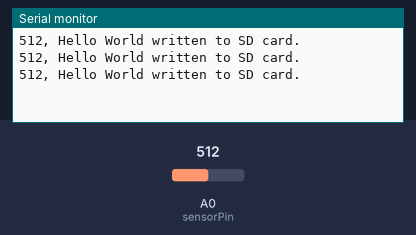
Recording of a sketch running on a simulated Arduino Uno, built with avr-gcc and run on an emulated ATmega328P. Parts: the last lines printed to the serial monitor. The test bench sets the inputs (shaded band); at power-on: A0 (sensorPin) = 512. Storage starts empty.

Above: at 1.2 s.
1.3 s: A0 (sensorPin) set to 716
At 2.0 s:
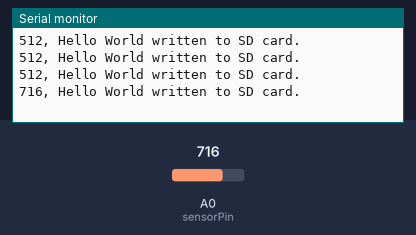
2.8 s: A0 (sensorPin) set to 900
At 3.5 s:
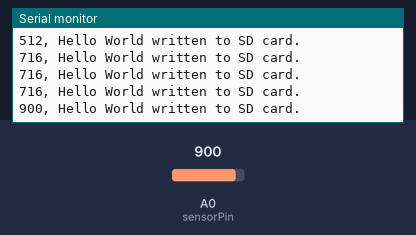
Timing chart, 0 to 5.8 s (numbered marks = the images above; inputs shaded):
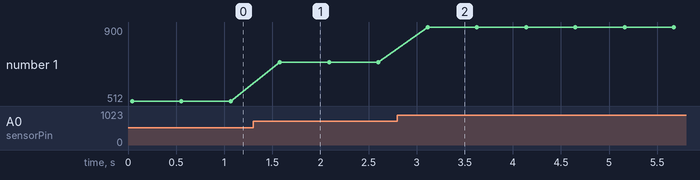

The sketch:

SD_Pressure_GPS.ino
```cpp
#include <Adafruit_GPS.h>
#include <SoftwareSerial.h>
#include <SPI.h>
#include <SD.h>

//GPS TX on Digital 8
//GPS RX on Digital 7
SoftwareSerial mySerial(9, 8);
Adafruit_GPS GPS(&mySerial);
const int chipSelect = 10;
int sensorPin = A0;

void setup() {
  // Open serial communications and wait for port to open:
  Serial.begin(9600);
  // wait for Serial Monitor to connect. Needed for native USB port boards only:
  if (!SD.begin(chipSelect)) {
    while (true);
  }
  File dataFile = SD.open("datalog.csv", FILE_WRITE);
  // if the file is available, write to it:
  if (dataFile) {
    dataFile.println("Date, Time, Analog Sensor, Sample Text");
    dataFile.close();
  }
  // if the file isn't open, pop up an error:
  else {
    Serial.println("error opening datalog.txt");
  }
}

void loop() {
  // open the file. note that only one file can be open at a time,
  // so you have to close this one before opening another.
  File dataFile = SD.open("datalog.csv", FILE_WRITE);
  // if the file is available, write to it:
  if (dataFile) {
    //printTimestamp(dt, dataFile);
    dataFile.print(analogRead(sensorPin));
    dataFile.println(", Hello World!");
    dataFile.close();
    // print to the serial port too:
    Serial.print(analogRead(sensorPin));
    Serial.println(", Hello World written to SD card.");
  }
  // if the file isn't open, pop up an error:
  else {
    Serial.println("error opening datalog.txt");
  }
  delay(500);
}

void printTimestamp(){
//  outputFile.print(currentTime.month);
//  outputFile.print("/");
//  outputFile.print(currentTime.day);
//  outputFile.print("/");
//  outputFile.print(currentTime.year);
//  outputFile.print(", ");
//
//  outputFile.print(currentTime.hour);
//  outputFile.print(":");
//  outputFile.print(currentTime.minute);
//  outputFile.print(":");
//  outputFile.print(currentTime.second);
//  outputFile.print(", ");
//
//
//  Serial.print(dt.month);   Serial.print("/");
//  Serial.print(dt.day);  Serial.print("/");
//  Serial.print(dt.year);    Serial.print(", ");
//  Serial.print(dt.hour);   Serial.print(":");
//  Serial.print(dt.minute); Serial.print(":");
//  Serial.print(dt.second); Serial.print(", ");


}
```

Measured:
- after the input at 1.3 s, the serial monitor: prints a new line after 0.28 s (image 1)
- after the input at 2.8 s, the serial monitor: prints a new line after 0.31 s (image 2)
- plotted number 1: 512 → 716 after the input at 1.3 s, 716 → 900 after the input at 2.8 s
